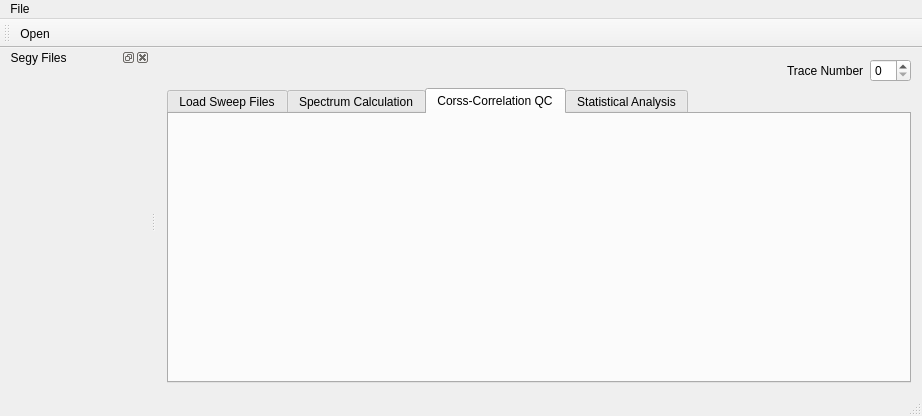
<?xml version="1.0" encoding="UTF-8"?>
<ui version="4.0">
 <class>MainWindow</class>
 <widget class="QMainWindow" name="MainWindow">
  <property name="geometry">
   <rect>
    <x>0</x>
    <y>0</y>
    <width>922</width>
    <height>416</height>
   </rect>
  </property>
  <property name="windowTitle">
   <string>VibPerformance</string>
  </property>
  <widget class="QWidget" name="centralWidget">
   <layout class="QVBoxLayout" name="verticalLayout_3">
    <item>
     <layout class="QHBoxLayout" name="horizontalLayout">
      <item>
       <widget class="QLabel" name="sgyFilelbl">
        <property name="maximumSize">
         <size>
          <width>16777215</width>
          <height>50</height>
         </size>
        </property>
        <property name="text">
         <string/>
        </property>
       </widget>
      </item>
      <item>
       <spacer name="horizontalSpacer">
        <property name="orientation">
         <enum>Qt::Horizontal</enum>
        </property>
        <property name="sizeHint" stdset="0">
         <size>
          <width>40</width>
          <height>20</height>
         </size>
        </property>
       </spacer>
      </item>
      <item>
       <widget class="QLabel" name="label">
        <property name="text">
         <string>Trace Number</string>
        </property>
       </widget>
      </item>
      <item>
       <widget class="QSpinBox" name="trNoSpin">
        <property name="maximumSize">
         <size>
          <width>16777215</width>
          <height>35</height>
         </size>
        </property>
       </widget>
      </item>
     </layout>
    </item>
    <item>
     <widget class="QTabWidget" name="tabWidget">
      <property name="currentIndex">
       <number>2</number>
      </property>
      <widget class="QWidget" name="tab">
       <attribute name="title">
        <string>Load Sweep Files</string>
       </attribute>
       <layout class="QVBoxLayout" name="verticalLayout">
        <item>
         <widget class="plotArea" name="sgyPlot" native="true"/>
        </item>
       </layout>
      </widget>
      <widget class="QWidget" name="tab_2">
       <attribute name="title">
        <string>Spectrum Calculation</string>
       </attribute>
       <layout class="QVBoxLayout" name="verticalLayout_2">
        <item>
         <widget class="spectrumCalc" name="specPlot" native="true"/>
        </item>
       </layout>
      </widget>
      <widget class="QWidget" name="tab_3">
       <attribute name="title">
        <string>Corss-Correlation QC</string>
       </attribute>
       <layout class="QHBoxLayout" name="horizontalLayout_2">
        <item>
         <widget class="crossCor" name="widget" native="true"/>
        </item>
       </layout>
      </widget>
      <widget class="QWidget" name="tab_4">
       <attribute name="title">
        <string>Statistical Analysis</string>
       </attribute>
      </widget>
     </widget>
    </item>
   </layout>
  </widget>
  <widget class="QMenuBar" name="menuBar">
   <property name="geometry">
    <rect>
     <x>0</x>
     <y>0</y>
     <width>922</width>
     <height>23</height>
    </rect>
   </property>
   <widget class="QMenu" name="menuFile">
    <property name="title">
     <string>File</string>
    </property>
    <addaction name="actionOpen"/>
   </widget>
   <addaction name="menuFile"/>
  </widget>
  <widget class="QToolBar" name="mainToolBar">
   <attribute name="toolBarArea">
    <enum>TopToolBarArea</enum>
   </attribute>
   <attribute name="toolBarBreak">
    <bool>false</bool>
   </attribute>
   <addaction name="actionOpen"/>
  </widget>
  <widget class="QStatusBar" name="statusBar"/>
  <widget class="QDockWidget" name="dockWidget">
   <property name="minimumSize">
    <size>
     <width>150</width>
     <height>49</height>
    </size>
   </property>
   <property name="allowedAreas">
    <set>Qt::LeftDockWidgetArea|Qt::RightDockWidgetArea</set>
   </property>
   <property name="windowTitle">
    <string>  Segy Files</string>
   </property>
   <attribute name="dockWidgetArea">
    <number>1</number>
   </attribute>
   <widget class="QWidget" name="dockWidgetContents">
    <property name="autoFillBackground">
     <bool>true</bool>
    </property>
    <layout class="QVBoxLayout" name="verticalLayout_4">
     <item>
      <widget class="sgyFileSelection" name="sgyfiles" native="true"/>
     </item>
    </layout>
   </widget>
  </widget>
  <action name="actionOpen">
   <property name="icon">
    <iconset resource="../../resources/resources.qrc">
     <normaloff>:/icons/folder.png</normaloff>:/icons/folder.png</iconset>
   </property>
   <property name="text">
    <string>Open</string>
   </property>
   <property name="toolTip">
    <string>Open Segy File</string>
   </property>
   <property name="shortcut">
    <string>Ctrl+O</string>
   </property>
  </action>
 </widget>
 <layoutdefault spacing="6" margin="11"/>
 <customwidgets>
  <customwidget>
   <class>plotArea</class>
   <extends>QWidget</extends>
   <header>plotarea.h</header>
   <container>1</container>
  </customwidget>
  <customwidget>
   <class>sgyFileSelection</class>
   <extends>QWidget</extends>
   <header>sgyfileselection.h</header>
   <container>1</container>
  </customwidget>
  <customwidget>
   <class>spectrumCalc</class>
   <extends>QWidget</extends>
   <header>spectrumcalc.h</header>
   <container>1</container>
  </customwidget>
  <customwidget>
   <class>crossCor</class>
   <extends>QWidget</extends>
   <header>crosscor.h</header>
   <container>1</container>
  </customwidget>
 </customwidgets>
 <resources>
  <include location="../../resources/resources.qrc"/>
 </resources>
 <connections>
  <connection>
   <sender>trNoSpin</sender>
   <signal>valueChanged(int)</signal>
   <receiver>sgyPlot</receiver>
   <slot>update()</slot>
   <hints>
    <hint type="sourcelabel">
     <x>871</x>
     <y>181</y>
    </hint>
    <hint type="destinationlabel">
     <x>806</x>
     <y>262</y>
    </hint>
   </hints>
  </connection>
 </connections>
</ui>
